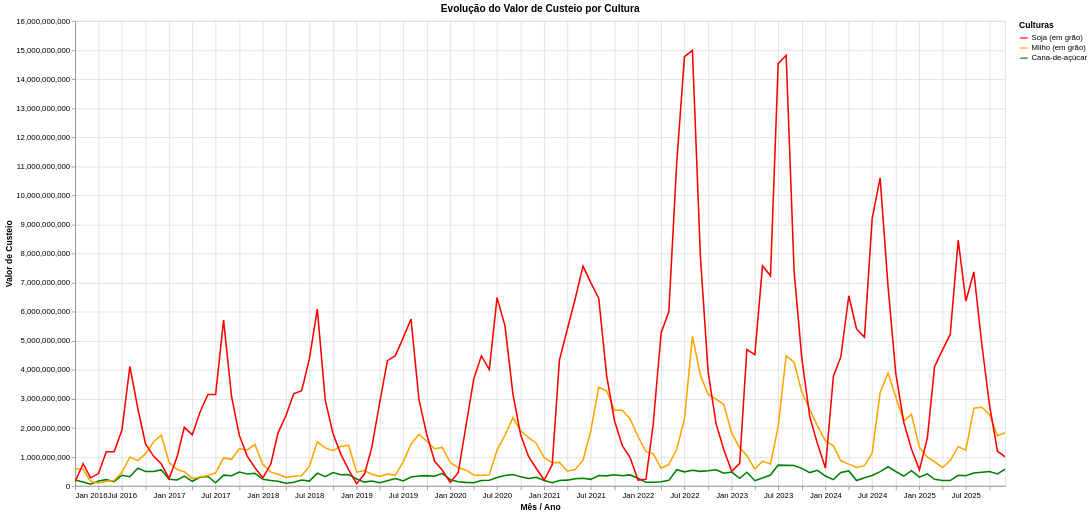

Notebook source saved alongside this figure:
### Markdown cell above
Gráfico sobre Como evoluíram o valor contratado e o número de contratos de custeio por cultura na década?

### Code cell
tabela_valor_contratado = sicor.groupby(['cultura', 'ano','mes'])['valor de custeio'].sum().reset_index()

# Coluna com a data formatada adequadamente
tabela_valor_contratado['data'] = pd.to_datetime({
    'year': tabela_valor_contratado['ano'],
    'month': tabela_valor_contratado['mes'],
    # o dia é padronizado como o 1° dia de cada mês, porque a função exige que se passe um dia
    'day': 1
})

cores = alt.Scale(
    domain=['Soja (em grão)', 'Milho (em grão)', 'Cana-de-açúcar'],
    range=['red','orange','green']
)

grafico_valor_contratado = alt.Chart(tabela_valor_contratado).mark_line().encode(
    x=alt.X('yearmonth(data):T', 
        title='Mês / Ano'
    ),
    y=alt.Y('valor de custeio:Q',
        title='Valor de Custeio'
    ),
    color=alt.Color('cultura:N', scale=cores, title= 'Culturas')
).properties(
    title='Evolução do Valor de Custeio por Cultura',
    width=1200,
    height=600
).interactive()

grafico_valor_contratado

### Figure 1 — Vega-Lite specification as saved in the notebook (floating-point values rounded to 4 significant figures; data arrays with more than 128 entries replaced by an {"elided": "..."} marker saying what was removed)
{"config": {"view": {"continuousWidth": 300, "continuousHeight": 300}}, "data": {"name": "data-b633d6e6566478e22642b591701f2e62"}, "mark": {"type": "line"}, "encoding": {"color": {"field": "cultura", "scale": {"domain": ["Soja (em grão)", "Milho (em grão)", "Cana-de-açúcar"], "range": ["red", "orange", "green"]}, "title": "Culturas", "type": "nominal"}, "x": {"field": "data", "timeUnit": "yearmonth", "title": "Mês / Ano", "type": "temporal"}, "y": {"field": "valor de custeio", "title": "Valor de Custeio", "type": "quantitative"}}, "height": 600, "params": [{"name": "param_1e9efca18e7a2868", "select": {"type": "interval", "encodings": ["x", "y"]}, "bind": "scales"}], "title": "Evolução do Valor de Custeio por Cultura", "width": 1200, "$schema": "https://vega.github.io/schema/vega-lite/v6.4.1.json", "datasets": {"data-b633d6e6566478e22642b591701f2e62": {"elided": "358 records"}}}
